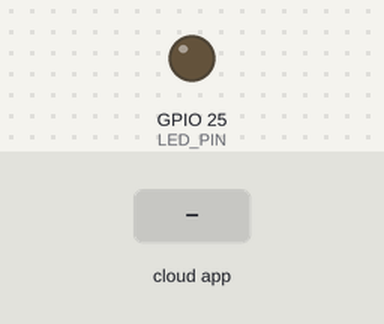
This sketch was run on a simulated ESP32. Parts: output pins drawn as LEDs (lit = HIGH). The test bench sets the inputs (shaded band). The ROS host is connected and sends only what is stated.

Above: at 3.2 s.
3.3 s: the phone or cloud app sets led to 1
At 3.8 s:
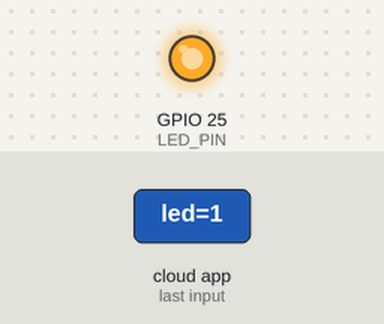
4.8 s: the phone or cloud app sets led to 0
At 5.7 s:
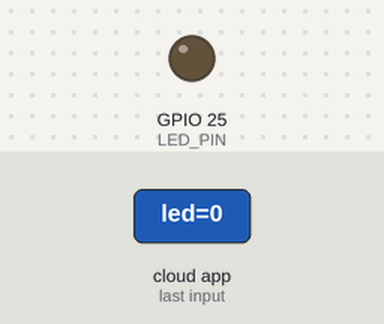
Timing chart, 0 to 7.8 s (numbered marks = the images above; inputs shaded):
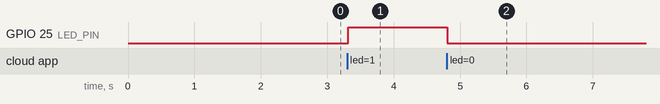

The sketch:

led.ino
```cpp
/*
 * led.ino — kontrol LED via ROS2
 *
 * Subscribe ke topic /led (Bool)
 * true  → LED nyala
 * false → LED mati
 *
 * Board: Arduino UNO / ESP32
 *
 * KONEKSI FISIK:
 *
 *   Komponen       | Arduino UNO      | ESP32
 *   ------------------------------------------------
 *   Anode (+)      | D3 (PWM)         | D25 (PWM)     (Merah → 220Ω →)
 *   Cathode (-)    | GND              | GND           (Hitam)
 *
 *   Lihat wiring.md untuk diagram lengkap.
 */

// ═══════════════════════════════════════════════════════════════
// PENJELASAN DATA STRUCTURE — micro-ROS
// ═══════════════════════════════════════════════════════════════
//
// Berikut adalah data structure inti micro-ROS yang dipakai:
//
// 1. rcl_node_t
//    - Struktur yang merepresentasikan node ROS2 di C/C++.
//    - Setiap node punya nama unik (contoh: "led_node").
//    - Semua komunikasi ROS2 (pub/sub) terikat pada node.
//
// 2. rcl_publisher_t
//    - Struktur untuk MENGIRIM data ke topic ROS2.
//    - Diinisialisasi dengan rclc_publisher_init_default().
//    - Parameter: tipe pesan, nama topic, node.
//    - Method: rcl_publish() — kirim data.
//
// 3. rcl_subscription_t
//    - Struktur untuk MENERIMA data dari topic ROS2.
//    - Diinisialisasi dengan rclc_subscription_init_default().
//    - Parameter: tipe pesan, nama topic, callback function.
//    - Callback dipanggil OTOMATIS saat ada data masuk.
//
// 4. rclc_executor_t
//    - Struktur yang mengatur eksekusi callback.
//    - "Jantung" program micro-ROS — mirip rclpy.spin() di Python.
//    - Method: rclc_executor_spin_some() — proses callback yang pending.
//    - WAJIB ditambahkan publisher/subscriber/timer dengan add_*().
//
// 5. rclc_support_t
//    - Struktur untuk inisialisasi micro-ROS.
//    - Wajib dipanggil PERTAMA KALI di setup().
//    - rclc_support_init() — siapkan memory, allocator, dll.
//
// 6. rcl_allocator_t
//    - Struktur alokator memori untuk ROS2.
//    - rcl_get_default_allocator() — pakai default (heap).
//    - Digunakan saat inisialisasi node, publisher, subscriber.
//
// 7. rcl_timer_t
//    - Struktur timer untuk eksekusi periodik.
//    - rclc_timer_init_default() — buat timer dengan interval ms.
//    - Callback dipanggil setiap interval.
//
// 8. std_msgs__msg__*
//    - Tipe pesan ROS2 standar di C:
//      Bool    → bool data        (true/false)
//      Int32   → int32_t data     (angka bulat)
//      Float32 → float data       (angka desimal)
//      Float64 → double data      (angka desimal presisi ganda)
//      String  → char[] data      (teks)
//════════════════════════════════════════════════════════════════


#include <micro_ros_arduino.h>  // Library micro-ROS untuk Arduino — menghubungkan Arduino ke ROS2
#include <rcl/rcl.h>            // Library ROS2 Client Library — API inti ROS2 di C
#include <rclc/rclc.h>          // Library RCLC — helper untuk memudahkan inisialisasi ROS2
#include <rclc/executor.h>      // Library executor RCLC — menjalankan callback secara periodik
#include <std_msgs/msg/bool.h>  // Tipe pesan Bool (true/false) — standar ROS2 untuk data boolean

#if defined(ESP32)        // Dual board support: cek apakah board adalah ESP32
  #define LED_PIN 25       // Pin GPIO 25 untuk ESP32
#else                      // Jika bukan ESP32, berarti Arduino UNO
  #define LED_PIN 3        // Pin digital 3 untuk Arduino UNO
#endif

rclc_executor_t executor;         // Executor — mengelola eksekusi callback ROS2
rclc_support_t support;           // Support structure — wadah inisialisasi ROS2
rcl_allocator_t allocator;        // Allocator — pengelola memori ROS2
rcl_node_t node;                  // Node — entitas utama ROS2 untuk komunikasi
rcl_subscription_t subscriber;    // Subscriber — penerima pesan dari topic
std_msgs__msg__Bool msg;          // Variabel pesan Bool — menampung data dari publisher

void subscription_callback(const void *msgin) {              // Callback — dipanggil otomatis saat ada pesan masuk
  const std_msgs__msg__Bool *msg = (const std_msgs__msg__Bool *)msgin;  // Cast pointer ke tipe Bool
  digitalWrite(LED_PIN, msg->data ? HIGH : LOW);            // true → LED nyala (HIGH), false → LED mati (LOW)
}

void setup() {                               // setup() — dijalankan sekali saat board menyala / reset
  pinMode(LED_PIN, OUTPUT);                 // Set pin LED sebagai OUTPUT (mengirim sinyal)
  digitalWrite(LED_PIN, LOW);               // Pastikan LED mati saat awal

  Serial.begin(115200);                     // Inisialisasi Serial USB dengan baud rate 115200
  set_microros_serial_transports(Serial);   // Hubungkan micro-ROS ke Serial USB sebagai transport
  delay(2000);                              // Tunggu 2 detik agar micro-ROS siap

  allocator = rcl_get_default_allocator();  // Dapatkan memory allocator default ROS2
  rclc_support_init(&support, 0, NULL, &allocator);  // Inisialisasi ROS2 support structure
  rclc_node_init_default(&node, "led_node", "", &support);  // Buat node ROS2 bernama "led_node"

  rclc_subscription_init_default(           // Inisialisasi subscriber untuk topic "led"
    &subscriber,
    &node,
    ROSIDL_GET_MSG_TYPE_SUPPORT(std_msgs, msg, Bool),  // Dapatkan type support untuk pesan Bool
    "led"                                   // Nama topic yang akan di-subscribe
  );

  rclc_executor_init(&executor, &support, 1, &allocator);  // Buat executor dengan 1 callback
  rclc_executor_add_subscription(           // Daftarkan subscriber ke executor
    &executor, &subscriber, &msg,
    &subscription_callback, ON_NEW_DATA     // Callback dipanggil hanya saat ada data baru
  );
}

void loop() {                                                       // loop() — dijalankan terus-menerus setelah setup()
  rclc_executor_spin_some(&executor, RCL_MS_TO_NS(100));           // Proses callback ROS2 yang masuk (timeout 100ms)
  delay(10);                                                        // Delay kecil agar CPU tidak 100%
}
```

Measured:
- after the input at 3.3 s, GPIO 25 (LED_PIN): LOW → HIGH at once
- after the input at 4.8 s, GPIO 25 (LED_PIN): HIGH → LOW at once
